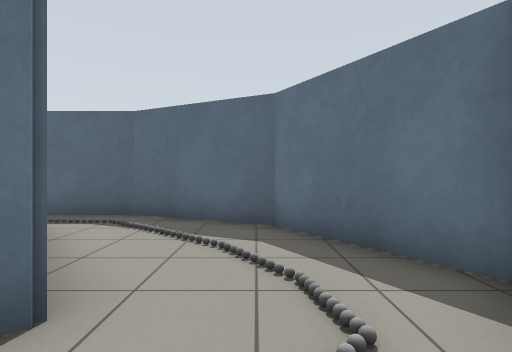
[1] (above)

17 first-person views from a walk through a Gazebo world. The camera is 0.94 m above the floor, looks level and sees 80° across. The floor is counted in squares, 1 m on a side. Each view is taken from the middle of a square. On the plan, view 1 faces up. The plan holds only what a view shows up to about 11 squares ahead; the rest is blank.

[2]
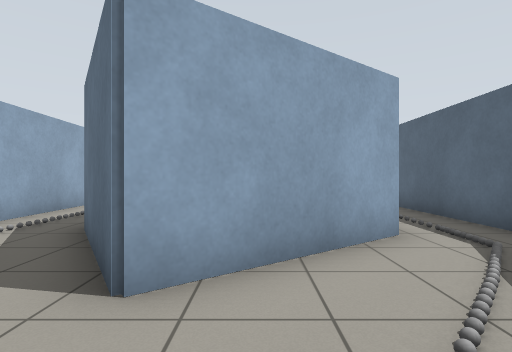

[3]
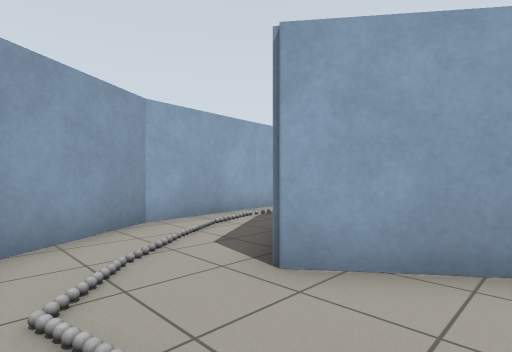

[4]
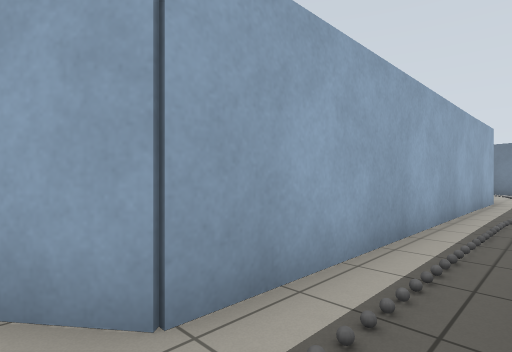

[5]
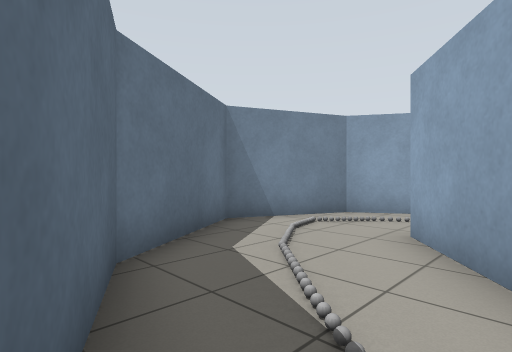

[6]
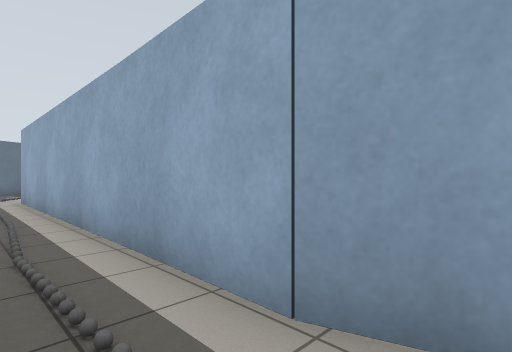

[7]
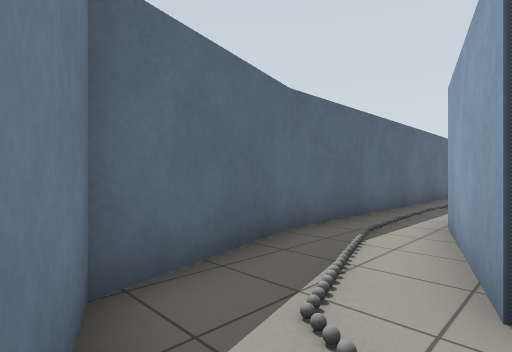

[8]
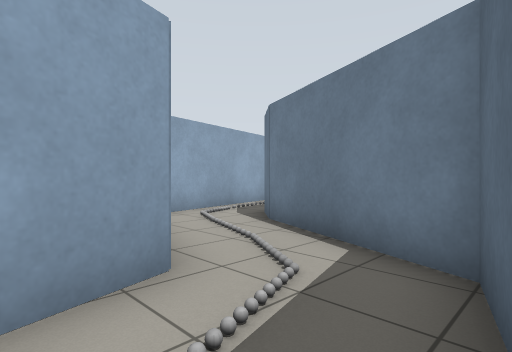

[9]
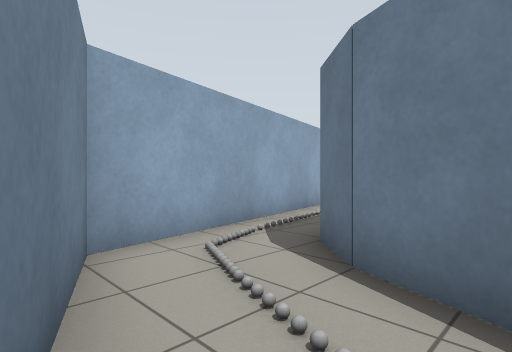

[10]
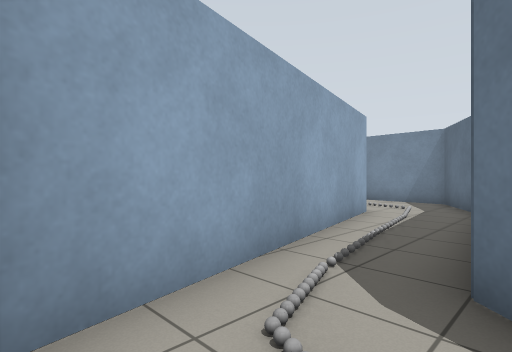

[11]
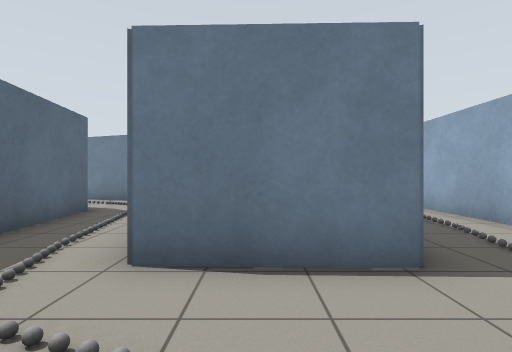

[12]
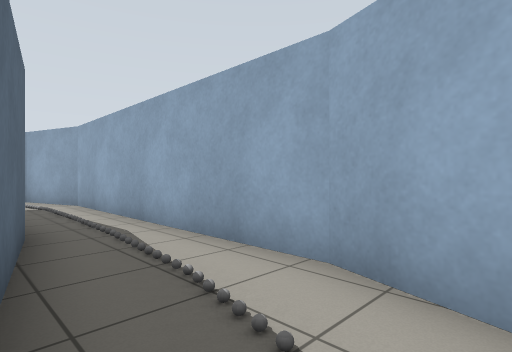

[13]
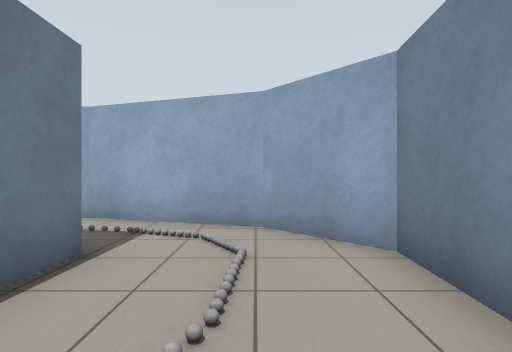

[14]
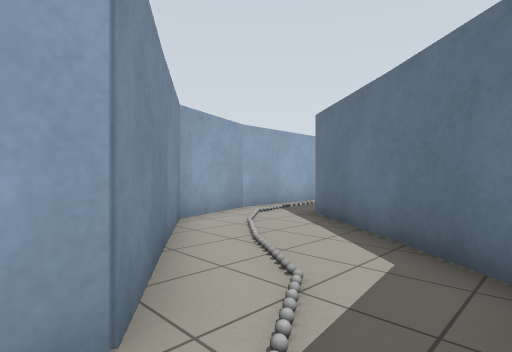

[15]
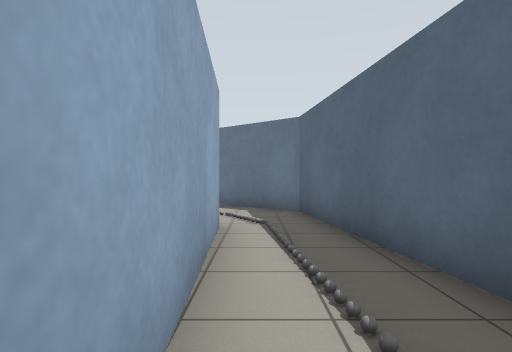

[16]
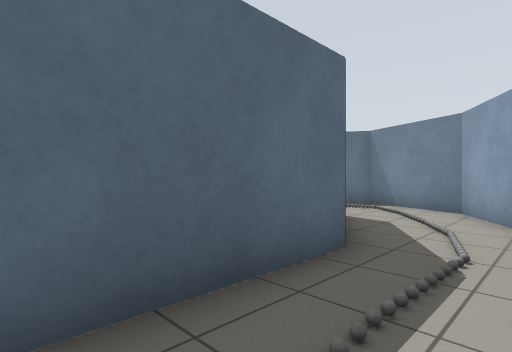

[17]
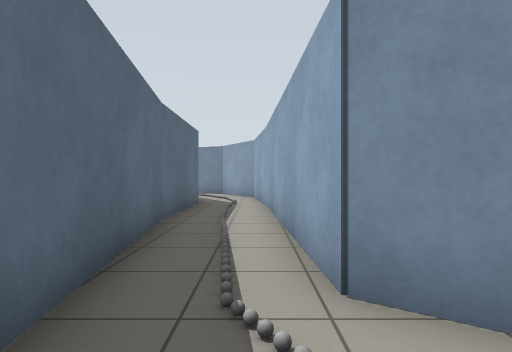

### Floor plan
Points are (right, up) in squares from view 1. A wall is a line through its corners. A room is listed if a view was taken in it or the views show most of it. See-through windows are left out.
Room 1 (views 1, 2, 3, 4, 5, 6, 8)
walls: (-3.5, -2.3) (-1.8, -2.2); (-1.8, -1.9) (0.9, -0.3) (2.3, 2.7) (0.4, 5.7) (-2.9, 7.4) (-17.8, 7.4); (-17.3, 5) (-15.9, 5.4) (-3.9, 5.3) (-1.3, 1.9) (-4.3, 0); (-17.7, 7.4) (-18.7, 7.2)
ways out: opening at (-18, 6) to room 2; opening at (-4, -1) to room 3
objects: other object (-17, 6); other object (-16, 6); grey ball (-15, 6); grey ball (-14, 6); other object (-13, 6); other object (-13, 7); other object (-12, 6); other object (-11, 6); other object (-10, 6); other object (-9, 6); other object (-8, 6); other object (-7, 6); other object (-6, 6); grey ball (-5, 6); other object (-4, 6); other object (-3, -1); other object (-3, 6); other object (-2, -1); other object (-2, 0); grey ball (-2, 5); other object (-2, 6); other object (-1, 0); other object (-1, 1); grey ball (-1, 4); other object (-1, 5); grey ball (0, 1); other object (0, 2); other object (0, 3); other object (0, 4); grey ball (1, 2)
Room 2 (views 7, 9, 10)
walls: (-19.6, 4.2) (-17.3, 5); (-25.4, -0.9) (-21.1, 0) (-20.1, 2.9); (-18.7, 7.2) (-21.3, 6.5) (-22.9, 2.5) (-23.8, 1.5) (-25.7, 1.3)
ways out: opening at (-18, 6) to room 1; opening at (-26, 0) to room 3
objects: other object (-25, 0); other object (-24, 0); other object (-23, 0); other object (-23, 1); grey ball (-22, 1); other object (-22, 2); grey ball (-22, 3); grey ball (-21, 3); other object (-21, 4); other object (-21, 5); grey ball (-20, 5); grey ball (-19, 5); grey ball (-19, 6); other object (-18, 6)
Room 3 (views 11, 12, 13, 14, 15, 16, 17)
walls: (-23.6, -5.7) (-26.1, -5.3); (-28.9, -4.8) (-28.8, -1.6) (-25.4, -0.9); (-25.7, 1.3) (-27.1, 1.1); (-30.6, 0.3) (-32.5, -0.7) (-32.8, -4.8) (-31.1, -6.6) (-27.2, -7.9) (-18.3, -7.8) (-15.5, -6.9) (-12.6, -2.7) (-3.5, -2.3); (-4.3, 0) (-8.5, 0) (-15, -0.9) (-18.7, -5.4)
ways out: opening at (-4, -1) to room 1; opening at (-26, 0) to room 2
objects: other object (-31, -5); other object (-31, -4); other object (-31, -3); other object (-31, -2); other object (-30, -6); other object (-30, -5); grey ball (-30, -2); other object (-29, -6); other object (-29, -1); grey ball (-28, -6); other object (-28, -1); other object (-28, 0); other object (-27, -7); grey ball (-27, -6); other object (-27, 0); other object (-26, -7); other object (-26, 0); other object (-25, -7); other object (-24, -7); other object (-23, -7); other object (-22, -7); other object (-21, -7); other object (-16, -5); other object (-15, -4); other object (-15, -3); other object (-14, -3); grey ball (-14, -2); other object (-13, -2); other object (-12, -2); other object (-11, -2); other object (-10, -2); other object (-10, -1); grey ball (-9, -1); grey ball (-7, -1); grey ball (-6, -1); other object (-5, -1); other object (-4, -1)

Positions as (right, up) in squares from view 1, and headings:
1: (0, 0), facing up
2: (1, 3), facing left
3: (1, 4), facing down-left
4: (-3, 7), facing down-left
5: (-3, 7), facing down-right
6: (-17, 7), facing down-right
7: (-22, 4), facing up-right
8: (-18, 7), facing down-left
9: (-20, 4), facing down-left
10: (-21, 2), facing down-left
11: (-32, -3), facing right
12: (-29, -5), facing down-right
13: (-31, -1), facing down
14: (-12, -1), facing down-left
15: (-7, -2), facing left
16: (-8, -2), facing up-right
17: (-15, -2), facing right
